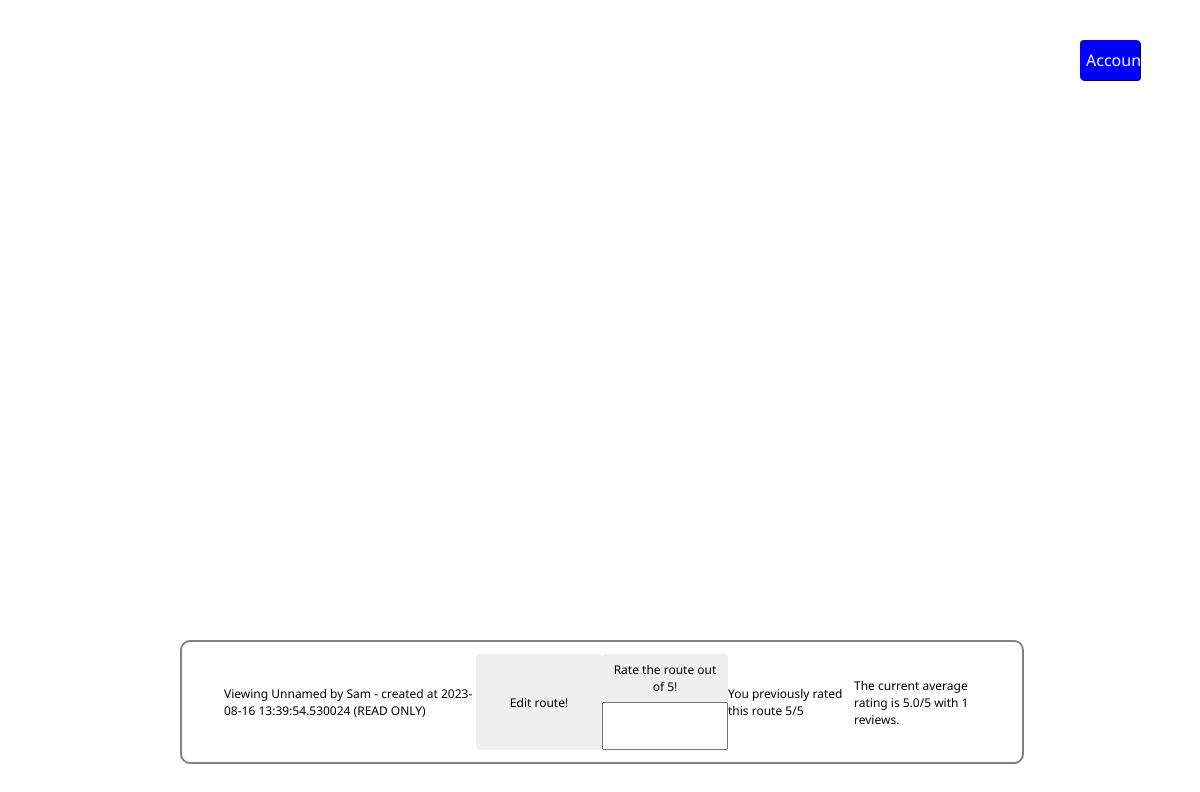
The app's page /view/17 (signed in) with its own data.
### tables this page shows
CREATE TABLE routes(id INTEGER PRIMARY KEY AUTOINCREMENT,timestamp TEXT,route TEXT,username TEXT,route_name TEXT,public INTEGER,FOREIGN KEY(username) REFERENCES accounts(username));

### server.py (the view, shortened to what this page needs)
@app.get('/view/<route_id>')
def view_route(route_id):
    route = database.get_route(route_id)
    if route is None:
        return "Route not found", 404
    if route[4] == 1:
        if flask_login.current_user.is_authenticated:
            return flask.render_template('viewer.html',
                                         route=route,
                                         route_id=route_id,
                                         authenticated_user=flask_login.current_user.is_authenticated,
                                         current_user_rating=
                                         database.get_single_route_rating(route_id, flask_login.current_user.id),
                                         current_rating=database.get_route_rating(route_id)
                                         )

### database.py (called while the page is built)
def user_exists(username):
    res = cur.execute("SELECT username FROM accounts WHERE username=?", (username,))
    return res.fetchone() is not None

def get_route(route_id):
    res = cur.execute("SELECT timestamp, route, username, route_name, public FROM routes "
                      "WHERE id = ?", (route_id,))
    return res.fetchone()

def get_single_route_rating(route_id, username):
    res = cur.execute("SELECT rating FROM route_ratings WHERE route_id=? AND rating_user=?",
                      (route_id, username))
    rating = res.fetchone()
    if rating is None:
        return -1
    return rating[0]

def get_route_rating(route_id):
    res = cur.execute("SELECT ROUND(AVG(rating),2), COUNT(rating) "
                      "FROM route_ratings "
                      "WHERE route_id=?",
                      (route_id,))
    return res.fetchone()

### server.py (called while the page is built)
@login_manager.user_loader
def user_loader(username):
    if not database.user_exists(username):
        return
    user = User()
    user.id = username
    return user

### server/templates/viewer.html (shortened to what this page needs)
<!DOCTYPE html>
<html lang="en" style="height:100%">
    <head>
        <link rel="stylesheet" href="https://cdnjs.cloudflare.com/ajax/libs/leaflet/1.9.4/leaflet.min.css">
        <link rel="stylesheet" href="/static/shared.css"/>
    </head>
    <body style="height:100%;margin: 0;padding: 0;font-family:'Noto Sans',sans-serif">
        <div id="map"></div>
        <div id="bottom_bar" class="control_box">
            <div style="grid-row:2/span 2; grid-column: 2/span 2;" class="centredDivText">
                Viewing {{ route[3] }} by {{ route[2] }} - created at {{ route[0] }} (READ ONLY)
            </div>
            <button style="grid-row:2/span 2; grid-column: 4;" class="textButton" onclick="editRoute();">
                Edit route!
            </button>
            {% if authenticated_user %}
                <button class="textButton" id="rate_route_button" style="grid-column: 5; grid-row: 2;" onclick="rateRoute();">
                    Rate the route out of 5!
                </button>
            {% else %}
                <button disabled class="textButton" style="grid-column: 5; grid-row: 2;">
                    Login to rate this route!
                </button>
            {% endif %}
            <input style="grid-column: 5; grid-row: 3;" type="number" step="1" min="0" max="5" id="rating_number"/>
            {% if current_user_rating == -1 %}
                <div style="grid-row:2/span 2; grid-column: 6;" class="centredDivText">
                    You have not rated this route before
                </div>
            {% else %}
                <div style="grid-row:2/span 2; grid-column: 6;" class="centredDivText">
                    You previously rated this route {{ current_user_rating }}/5
                </div>
            {% endif %}
            <div style="grid-row:2/span 2; grid-column: 7;" class="centredDivText">
                The current average rating is {{ current_rating[0] }}/5 with {{ current_rating[1] }} reviews.
            </div>
        </div>
        {% if authenticated_user %}
             <form action="/account"><input class="textButton account_management_button" id="account_button" type="submit" value="Account"/></form>
        {% else %}
             <form action="/login"><input class="textButton account_management_button" id="login_button" type="submit" value="Login"/></form>
        {% endif %}
    </body>
</html>

### server/static/shared.css (style rules this page uses)
#account_button { background-color: blue; color: white; }
.account_management_button { position: absolute; left: 90%; top: 5%; width: 5%; height: 5%; font-size: 1vw; box-shadow: black 1px 1px 0 0; z-index: 1001; }
.control_box { background-color: white; border-color: gray; border-width: 2px; border-style: solid; position: absolute; border-radius: 10px; display: grid; font-family: inherit; }
#bottom_bar { top: 80%; left: 15%; height: 15%; width: 70%; z-index: 999; grid-template-rows: 10% 40% 40% 10%; grid-template-columns: 5% 15% 15% 15% 15% 15% 15% 5%; }
#bottom_bar > button { font-size: 1vw; }
.textButton { cursor: pointer; border: none; border-radius: 4px; font: inherit; }
#map { height: 100%; width: 100% }
.centredDivText { font-size: 1vw; display:flex; align-items:center; width:100%; height:100%; }

### records on screen
routes: route_name "Unnamed", username "Sam", timestamp "2023-08-16 13:39:54.530024"

### other values on screen
{{ current_user_rating }} "5"
{{ current_rating[0] }} "5.0"
{{ current_rating[1] }} "1"
